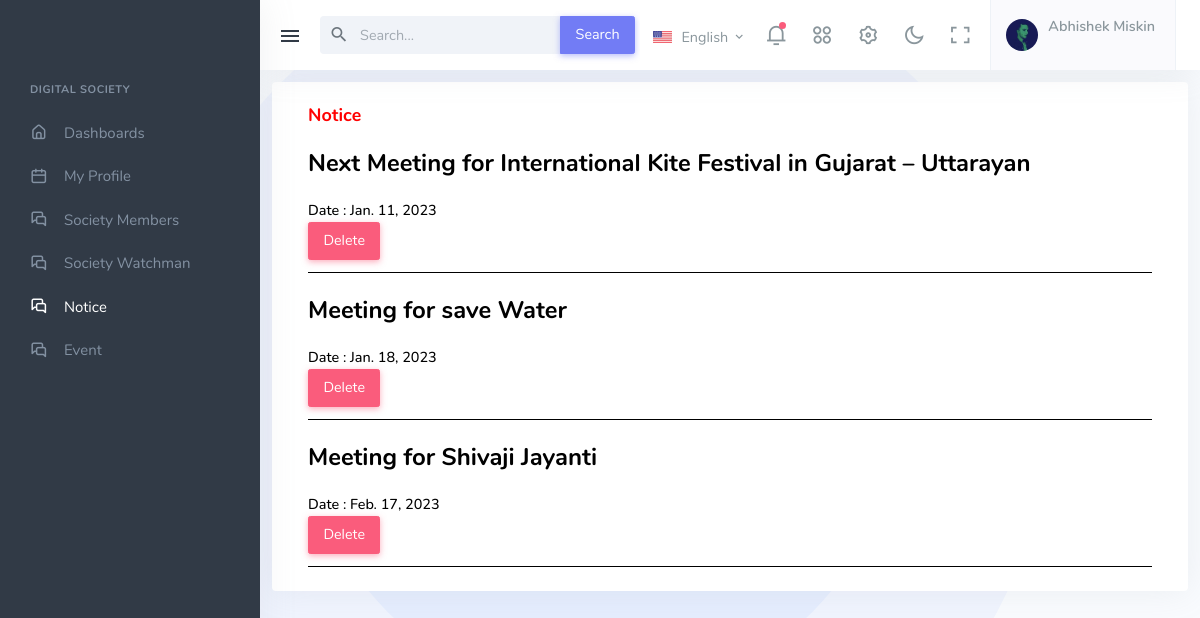
Page /notice_page/ (signed in) on the committed database.
### digital_App/models.py (models this page shows, shortened)
class Visitor(models.Model):
    User = models.ForeignKey(User, on_delete=models.CASCADE)
    FullName = models.CharField(max_length=15, default=str(), blank=True)
    Mobile = models.CharField(max_length=10, default=str(), blank=True)
    Birthday = models.DateField(default="2022-11-20")
    class Meta:
        db_table = "Visitor"

class Notice(models.Model):
    AddNotices = models.TextField(max_length=150, default=str(), blank=True)
    Date = models.DateField()
    class Meta:
        db_table = "Notice"

### digital_App/views.py (the view)
# urls.py: path("notice_page/", notice_page, name="notice_page"),
def notice_page(request):
    if 'email' in request.session:
        view_notice(request) # Load Notice data
        return render(request, "notice_page.html", default_data)
    return render(request, 'notice_page.html')

### digital_App/views.py (called while the page is built)
def view_notice(request):
    print(request.POST)
    noticeview = Notice.objects.all()
    default_data['noticeview'] = noticeview

### digital_App/templates/notice_page.html (shortened to what this page needs)
{% extends 'base.html' %}
{% load static %}
{% block Main_Code %}
<div>
    <div class="navbar-custom topnav-navbar">
        <div class="container-fluid detached-nav">
            <button class="button-toggle-menu">
                <i class="mdi mdi-menu"></i>
            </button>
            <ul class="list-unstyled topbar-menu float-end mb-0">
                <li class="dropdown notification-list topbar-dropdown">
                    <a class="nav-link dropdown-toggle arrow-none" data-bs-toggle="dropdown" href="#" role="button"
                        aria-haspopup="false" aria-expanded="false">
                        <img src="{% static 'assets/images/flags/us.jpg' %}" alt="user-image" class="me-0 me-sm-1"
                            height="12">
                        <span class="align-middle d-none d-lg-inline-block">English</span> <i
                            class="mdi mdi-chevron-down d-none d-sm-inline-block align-middle"></i>
                    </a>
                </li>
                <li class="dropdown notification-list">
                    <a class="nav-link dropdown-toggle arrow-none" data-bs-toggle="dropdown" href="#" role="button"
                        aria-haspopup="false" aria-expanded="false">
                        <i class="ri-notification-3-line noti-icon"></i>
                        <span class="noti-icon-badge"></span>
                    </a>
                </li>
                <li class="dropdown notification-list d-none d-sm-inline-block">
                    <a class="nav-link dropdown-toggle arrow-none" data-bs-toggle="dropdown" href="#" role="button"
                        aria-haspopup="false" aria-expanded="false">
                        <i class="ri-apps-2-line noti-icon"></i>
                    </a>
                </li>
                <li class="notification-list d-none d-sm-inline-block">
                    <a class="nav-link" data-bs-toggle="offcanvas" href="#theme-settings-offcanvas">
                        <i class="ri-settings-3-line noti-icon"></i>
                    </a>
                </li>
                <li class="notification-list d-none d-sm-inline-block">
                    <a class="nav-link" href="javascript:void(0)" id="light-dark-mode">
                        <i class="ri-moon-line noti-icon"></i>
                    </a>
                </li>
                <li class="notification-list d-none d-md-inline-block">
                    <a class="nav-link" href="#" data-toggle="fullscreen">
                        <i class="ri-fullscreen-line noti-icon"></i>
                    </a>
                </li>
                <li class="dropdown notification-list">
                    <a class="nav-link dropdown-toggle nav-user arrow-none me-0" data-bs-toggle="dropdown" href="#"
                        role="button" aria-haspopup="false" aria-expanded="false">
                        <span class="account-user-avatar">
                            <img src="{% static 'assets/images/users/avatar-1.jpg' %}" alt="user-image"
                                class="rounded-circle">
                        </span>
                        <span>
                            <span class="account-user-name">{{member_data.FullName}}</span>
                        </span>
                    </a>
                </li>
            </ul>
            <div class="app-search dropdown">
                <form>
                    <div class="input-group">
                        <input type="search" class="form-control dropdown-toggle" placeholder="Search..."
                            id="top-search">
                        <span class="mdi mdi-magnify search-icon"></span>
                        <button class="input-group-text btn btn-primary" type="submit">Search</button>
                    </div>
                </form>
            </div>
        </div>
    </div>
    <div class="leftside-menu">
        <div class="h-100" id="leftside-menu-container" data-simplebar>
            <ul class="side-nav">
                <li class="side-nav-title side-nav-item">Digital Society</li>
                <li class="side-nav-item">
                    <a href="{% url 'home' %}" class="side-nav-link">
                        <i class="uil-home-alt"></i>
                        <span> Dashboards </span>
                    </a>
                </li>
                <li class="side-nav-item">
                    <a href="{% url 'profile_page' %}" class="side-nav-link">
                        <i class="uil-calender"></i>
                        <span> My Profile </span>
                    </a>
                </li>
                <li class="side-nav-item">
                    <a href="{% url 'society_members' %}" class="side-nav-link">
                        <i class="uil-comments-alt"></i>
                        <span> Society Members </span>
                    </a>
                </li>
                <li class="side-nav-item">
                    <a href="{% url 'society_watchman' %}" class="side-nav-link">
                        <i class="uil-comments-alt"></i>
                        <span> Society Watchman </span>
                    </a>
                </li>
                <li class="side-nav-item">
                    <a href="" class="side-nav-link">
                        <i class="uil-comments-alt"></i>
                        <span> Notice </span>
                    </a>
                </li>
                <li class="side-nav-item">
                    <a href="{% url 'event_page' %}" class="side-nav-link">
                        <i class="uil-comments-alt"></i>
                        <span> Event </span>
                    </a>
                </li>
            </ul>
        </div>
    </div>
    <div class="content-page">
        <div class="content">
            <div class="row">
                <div class="col-12">
                    <div class="page-title-box">
                        <div class="container-fluid">
                            <div class="row">
                                    <div class="card widget-flat mt-2">
                                        <div class="card-body">
                                            <h5 class="mt-0" style="color: red; font-weight: 1000; font-size: large;">Notice</h5>
                                            {% for n_view in noticeview %}
                                            <div style="border-bottom: 1px solid black;">
                                                <h3 class="mt-3 mb-3" style="color: black;">{{n_view.AddNotices}}</h3>
                                                <p class="mb-0">
                                                    <span class="me-2" style="color: black; font-weight: 500;">Date : {{n_view.Date}}</span>
                                                </p>
                                                <button class="btn btn-danger mb-2"> <a style="color: white;" href="{% url 'delete_notice' notice=n_view.AddNotices %}"> Delete</a></button>
                                            </div>
                                            {% endfor %}
                                        </div>
                                    </div>
                            </div>
                        </div>
                    </div>
                </div>
            </div>
        </div>
    </div>
</div>
{% endblock %}

### rows in the picture
Visitor: FullName "Abhishek Miskin"
Notice: AddNotices "Next Meeting for International Kite Festival in Gujarat – Uttarayan", Date "Jan. 11, 2023"
Notice: AddNotices "Meeting for save Water", Date "Jan. 18, 2023"
Notice: AddNotices "Meeting for Shivaji Jayanti", Date "Feb. 17, 2023"
